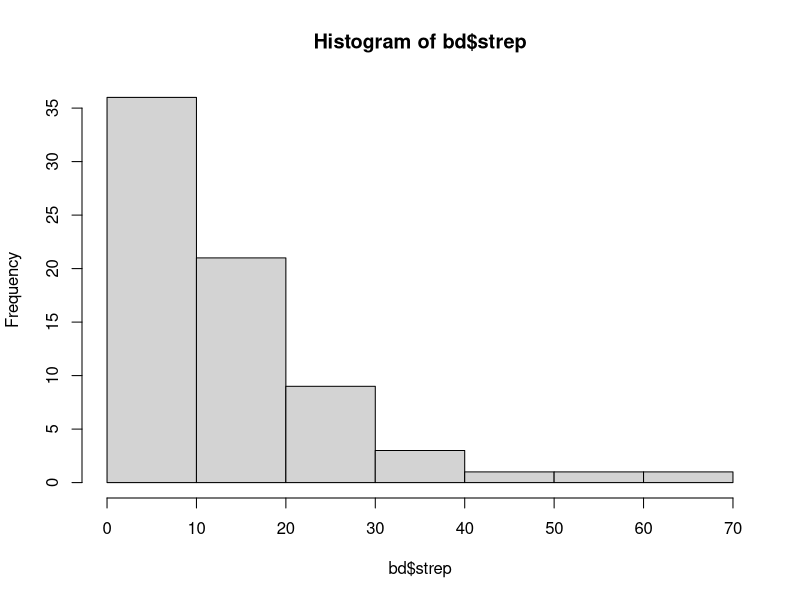
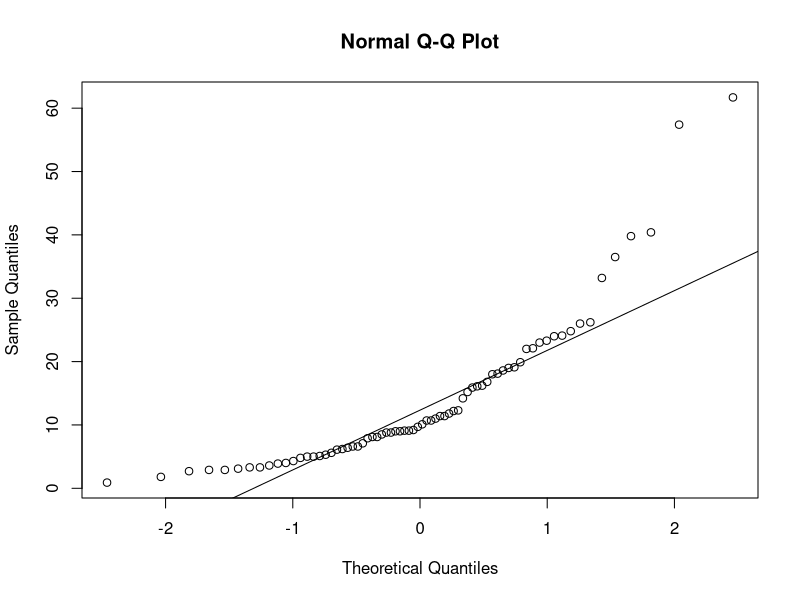
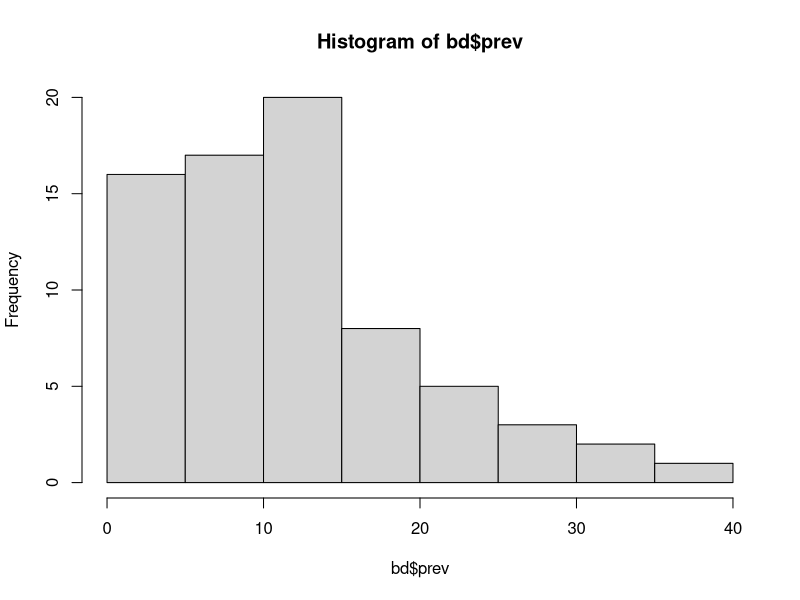
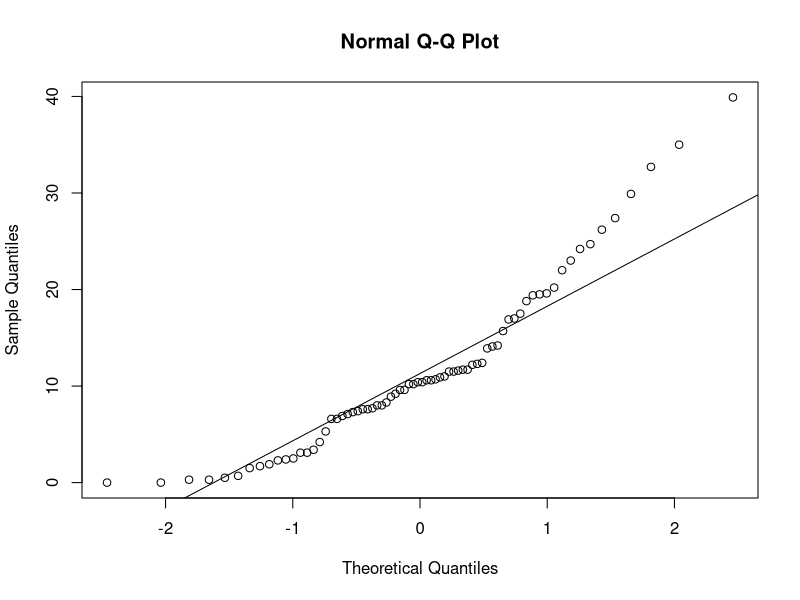
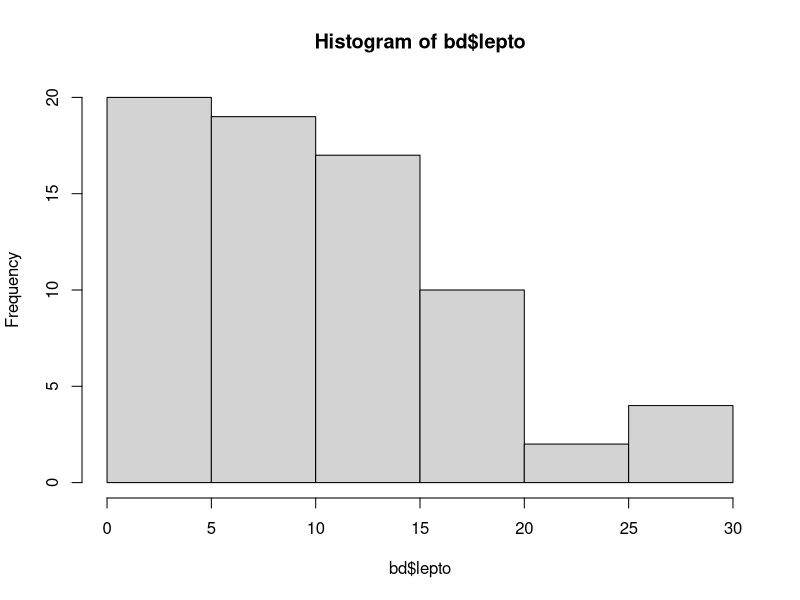
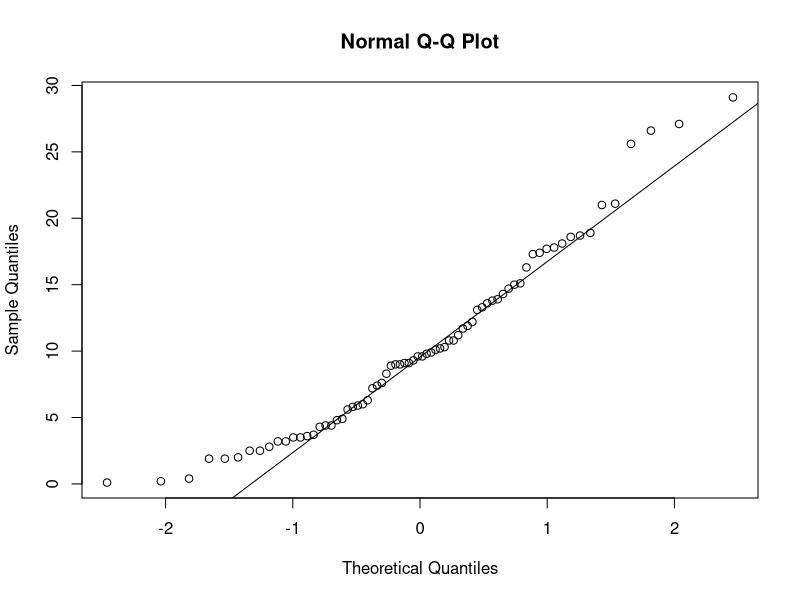
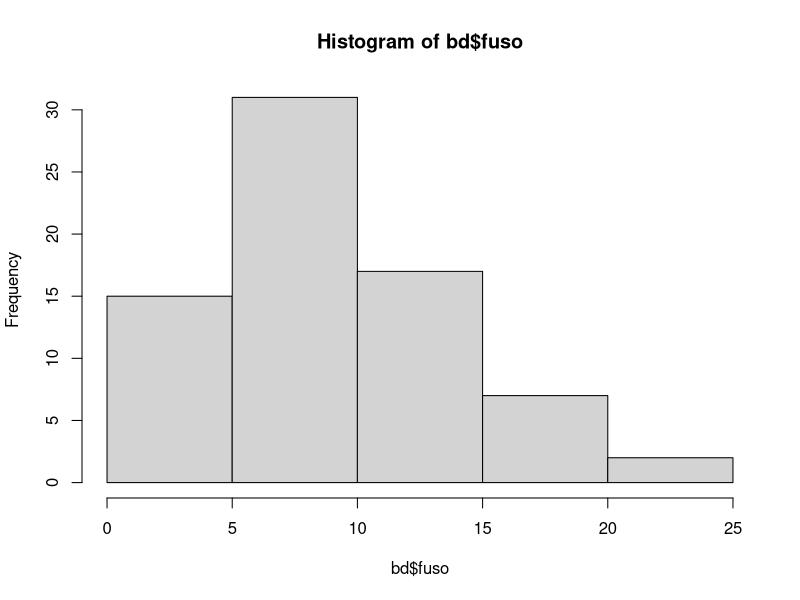
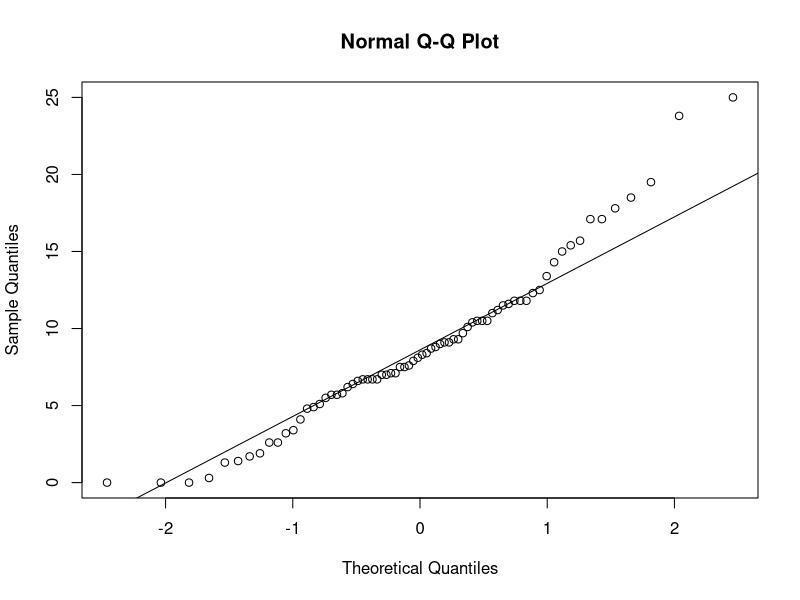

Generate these figures, in order, with R:
## ---- chunk 1
bd = read.table("RTestData-1.txt", header=TRUE)
bd
## ---- chunk 2
# (1) INITIAL PLOTS
#strep
hist(bd$strep)
qqnorm(bd$strep)
qqline(bd$strep)

#prev
hist(bd$prev)
qqnorm(bd$prev)
qqline(bd$prev)

#lepto
hist(bd$lepto)
qqnorm(bd$lepto)
qqline(bd$lepto)

#fuso
hist(bd$fuso)
qqnorm(bd$fuso)
qqline(bd$fuso)

#veil
hist(bd$veil)
qqnorm(bd$veil)
qqline(bd$veil)

#deepest
hist(bd$deepest)
qqnorm(bd$deepest)
qqline(bd$deepest)

# (2) TRANSFORMATIONS AND PLOT REPEATS
#transformation of strep
strep = log(bd$strep)
hist(strep)
qqnorm(strep)
qqline(strep)

#transformation of prev
prev = sqrt(bd$prev)
prev
hist(prev)
qqnorm(prev)
qqline(prev)

#transformation of lepto
lepto = sqrt(bd$lepto)
hist(lepto)
qqnorm(lepto)
qqline(lepto)

#transformation of fuso
fuso = sqrt(bd$fuso)
hist(fuso)
qqnorm(fuso)
qqline(fuso)

#transformation of veil
veil = sqrt(bd$veil)
hist(veil)
qqnorm(veil)
qqline(veil)

## ---- chunk 3
# (1) lepto by time
oneway.test( lepto ~ bd$time)
boxplot(lepto ~ bd$time)

# (2) strep by time
oneway.test(strep ~ bd$time)
boxplot(strep ~ bd$time)
## ---- chunk 4
# (1) strep vs. prev
cor.test(strep, prev)

# (2) strep vs. fuso
cor.test(strep, fuso)

# (3) fuso vs. lepto
cor.test(fuso, lepto)
## ---- chunk 5
# (1) strep vs. deepest
strep_vs_deepest <- lm(strep ~ bd$deepest)
plot(strep ~ bd$deepest)
abline(strep_vs_deepest)


# (2) fuso vs. deepest
fuso_vs_deepest <- lm(fuso ~ bd$deepest)
plot(fuso ~ bd$deepest)
abline(fuso_vs_deepest)

## ---- chunk 6
# (1) ggplot histogram of prev variable
install.packages("ggplot2")
library(ggplot2)
ggplot(bd, aes(x = prev)) + geom_histogram()

# (2) ggplot scatterplot of strep by deepest, *colored by time*
ggplot(bd, aes(x=strep, y=deepest, color = time)) + geom_point()

# (3) ggplot scatterplot of fuso by deepest
ggplot(bd, aes(x=fuso, y=deepest)) + geom_point()

# (4) same as (3), but using smoothing algorithm
ggplot(bd, aes(x=fuso, y=deepest)) + geom_point() + geom_smooth()
## ---- chunk 7
install.packages("vegan")
library(vegan)

#creating new data frame
bd2=bd[2:6]
bd2

# (1) calculating alpha diversity of the new dataset
bd2_shannon_diversity <- diversity(bd2)
bd2_shannon_diversity

# (2) using rarefy and rarecurve
species_abundance = rowSums(bd2)
rare_minimum = min(rowSums(bd2))
rare_minimum
bd2
bd2 = round(bd2) #rounding the data because rarefy is not working with the decimal numbers,giving error if not whole integers. this makes sense if it is asking for species number.
rare_species = rarefy(bd2, rare_minimum)
rarecurve(bd2, col = "purple")

# (3) bray-curtis dissimilarity matrix and histogram
bray_bd2 = vegdist(bd2, "bray")
bray_bd2
hist(bray_bd2, xlim = range(0.0,1.0))
## ---- chunk 8
# (1) multidimensional scaling with bray-curtis matrix
bd2.mds <- metaMDS(comm = bd2, distance = "bray", trace = FALSE, autotransform = FALSE)
bd2.mds
bd
# (2) plot colored by (a) status, then (b) time
plot(bd2.mds$points)
MDS_xy <-data.frame(bd2.mds$points)
MDS_xy$status <- bd$status
MDS_xy$time <- bd$time
# (a) by status!
library(ggplot2)
ggplot(MDS_xy, aes(x = MDS1, y = MDS2, color = status)) + geom_point() + theme_light()
# (b) by time! 
ggplot(MDS_xy, aes(x = MDS1, y = MDS2, color = time)) + geom_point() + theme_classic()

